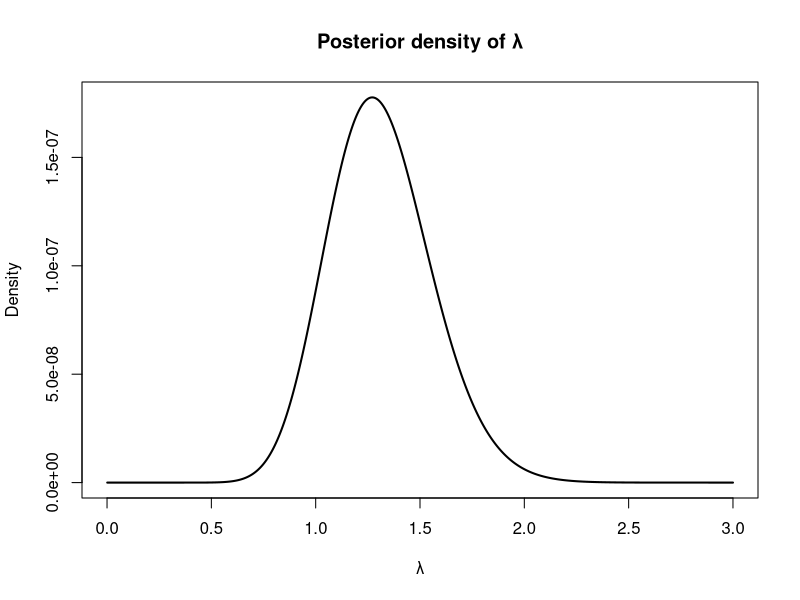

This chart was generated by the following R code:

y_vals <- rep(c(1, 2, 3, 5), times=c(12, 14, 3, 1))

alpha <- 0.001
beta <- 1000
integrand_fn <- function(lambda, y, alpha, beta) {
  n <- length(y)
  log_value <- (sum(y) + alpha - 1) * log(lambda) - lambda * (n + 1 / beta) -
    n * log(1 - exp(-lambda))
  exp(log_value)
}
g <- Vectorize(integrand_fn, vectorize.args = c("lambda"))
K = integrate(g, 0, Inf, y = y_vals, alpha = alpha, beta = beta)
print(K)

lam_val <- seq(0, 3, by=0.001)
sad <- g(lam_val, y = y_vals, alpha = alpha, beta = beta)

plot(lam_val, sad, type = "l", lwd = 2, ylab = "Density", xlab = "λ", main = "Posterior density of λ")
